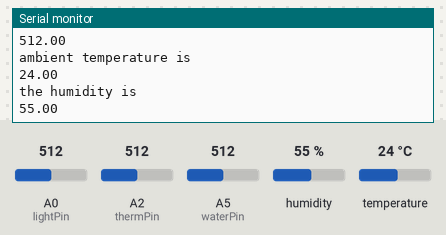
Recording of a sketch running on a simulated Arduino Uno, built with avr-gcc and run on an emulated ATmega328P. Parts: the last lines printed to the serial monitor. Inputs (shaded band) come from the test bench; at power-on: humidity 55 %, A0 (lightPin) = 512, A2 (thermPin) = 512, A5 (waterPin) = 512, temperature 24 °C.

Above: at 4.8 s.
4.9 s: humidity set to 22 %
At 5.9 s:
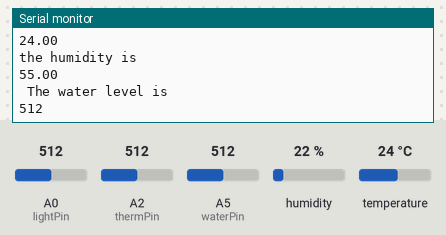
9.9 s: A0 (lightPin) set to 716
At 10.7 s:
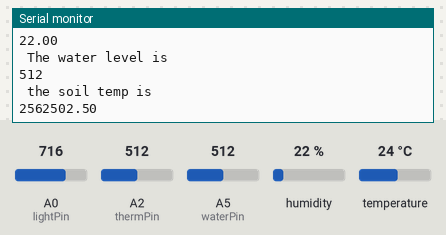
14.9 s: A2 (thermPin) set to 716
At 15.9 s:
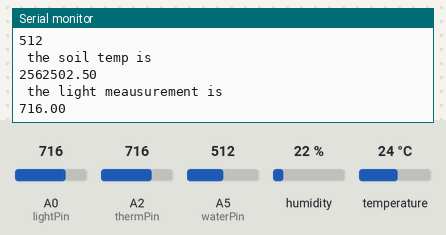
19.9 s: A5 (waterPin) set to 716
At 22.0 s:
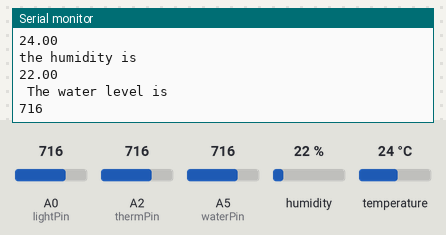
24.9 s: temperature set to 12 °C
At 26.8 s:
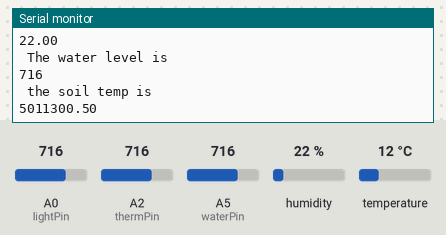
29.9 s: A0 (lightPin) set to 992
At 31.9 s:
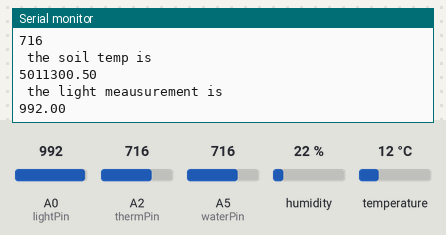
Timing chart, 0 to 33.4 s (numbered marks = the images above; inputs shaded):
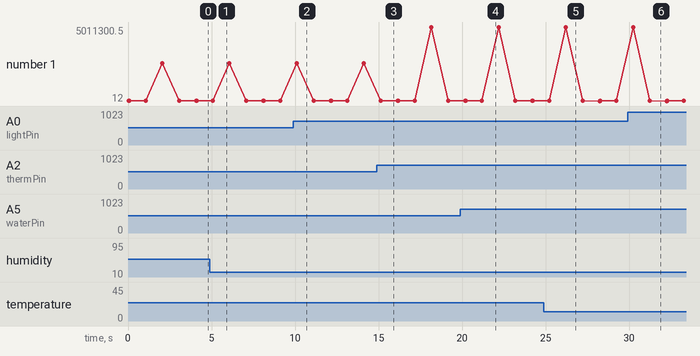

Measured:
- after the input at 19.9 s, the serial monitor: prints a new line after 1.3 s (image 4)
- after the input at 29.9 s, the serial monitor: prints a new line after 1.3 s (image 6)
- plotted number 1: 716 → 992 after the input at 29.9 s

The sketch:

garden.ino
```cpp
// Tanish Shah
//Sketch containing the code for my prototype of a garduino project which will measure soil temp, soil moisture, light recieved by the plant, and ambient temperature and humidity
//note that this project isn't complete as while the monitoring works most inputs haven't been converted to standard units

/*the dht11 library
https://www.arduinolibraries.info/libraries/dht-sensor-library
https://github.com/adafruit/DHT-sensor-library
*/

//set up for the dht11
#include<dht.h> // include the library for the dht11 sensor
#define dhtPin 3 // The pin which the digital signal from the sensor is connected to the board

dht DHT; //creating the dht object for the library
int data; // the int which will read the signal from the sensor
float ambTemp; // the variable which will hold the ambtemp value
float humid; // holds the humidity value


//set up for the water level sensor

const int waterPin = A5; // the pin which we are hooking up the water sensor to
int  waterLevel ; // will hold the value for the water level

//set up for the thermistor


const int thermPin = A2; // the pin which the thermistor is connected to
float soilTemp; // this will record the value of the soil temperature


// set up for the ldr
const int lightPin = A0;
float light; // the variable that will measure how much light there is

void setup() {
  Serial.begin(9600); // start the serial monitor
}


void loop() {

  // dht11 main code
  int data = DHT.read11(dhtPin); // telling the arduino to read the data from the signal pin
  ambTemp = DHT.temperature; // getting the value of the temperature
  humid = DHT.humidity; // getting the value of the humidity
  Serial.println("ambient temperature is ");// printing in the serial monitor what the temp is
  Serial.println(ambTemp); // actually printing the temp
  Serial.println("the humidity is "); // telling what the humidity is on a new line
  Serial.println(humid); //actually printing the humidity
  delay(1000); // delaying the program by 5seconds to not get to many valuse

  //waterlevel sensor main code
  waterLevel = analogRead(waterPin); //reading the value from the watersensor
  Serial.println(" The water level is "); //writing to the serial monitor
  Serial.println(waterLevel); //giving the actual value of the water level
  delay(1000);

  //thermistor main code
  soilTemp = analogRead(thermPin); // getting the data from the thermistor
  soilTemp = (10000*soilTemp)/(1023/soilTemp); // converting the value from the thermistor to a resistance value
  Serial.println(" the soil temp is ");// saying what the soil temp is
  Serial.println(soilTemp); //printing the resistance value of the thermistor
  delay (1000);

  //lightdependent resistor main code
  light = analogRead(lightPin); //getting the data from the ldr
  Serial.println(" the light meausurement is "); // saying how much light there is
  Serial.println(light); //printing the resistance value of the ldr
  delay(1000);
}
```
